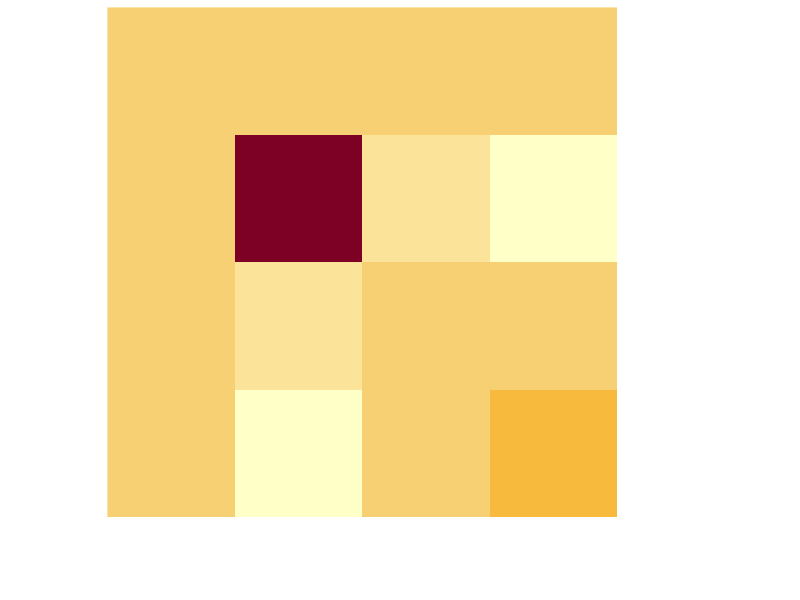

This chart was generated by the following R code: (Note: this script raises an error after producing the figure.)
set.seed(123)
p <-4
k <- 2
n <- 3
lambda1 <- 1:4
lambda2 <- sample(1:4, 4, replace = F)
lambda3 <- sample(1:4, 4, replace = F)
lambda <- rbind(lambda1, lambda2, lambda3)
gamma_true <- svd(matrix(rnorm(p^2), p, p))$u[,1:k]

# CPCs
png(filename="demonstration/cpc1.png")
heatmap(gamma_true[,1] %*% t(gamma_true[,1]), Colv = NA, Rowv = NA, scale = "none", revC = T, cexRow = NA, cexCol = NA)
dev.off()

png(filename="demonstration/cpc2.png")
heatmap(gamma_true[,2] %*% t(gamma_true[,2]), Colv = NA, Rowv = NA, scale = "none", revC = T, cexRow = NA, cexCol = NA)
dev.off()

# subject 1
nCPC1 <- gramSchmidt(cbind(gamma_true, matrix(rnorm(p*(p-k)), p, p-k)))$Q[,(k+1):p]
png(filename="demonstration/ncpc1-1.png")
heatmap(nCPC1[,1] %*% t(nCPC1[,1]), Colv = NA, Rowv = NA, scale = "none", revC = T, cexRow = NA, cexCol = NA)
dev.off()
png(filename="demonstration/ncpc1-2.png")
heatmap(nCPC1[,2] %*% t(nCPC1[,2]), Colv = NA, Rowv = NA, scale = "none", revC = T, cexRow = NA, cexCol = NA)
dev.off()
png(filename="demonstration/ncpc1.png")
heatmap(nCPC1 %*% diag(lambda1[(k+1):p], nrow = p-k) %*% t(nCPC1), Colv = NA, Rowv = NA, scale = "none", revC = T, cexRow = NA, cexCol = NA)
dev.off()
cov1 <- gamma_true %*% diag(lambda1[1:k], nrow = k) %*% t(gamma_true) +
  nCPC1 %*% diag(lambda1[(k+1):p], nrow = p-k) %*% t(nCPC1)
png(filename="demonstration/cov1.png")
heatmap(cov1, Colv = NA, Rowv = NA, scale = "none", revC = T, cexRow = NA, cexCol = NA)
dev.off()

# subject 2
nCPC2 <- gramSchmidt(cbind(gamma_true, matrix(rnorm(p*(p-k)), p, p-k)))$Q[,(k+1):p]
png(filename="demonstration/ncpc2-1.png")
heatmap(nCPC2[,1] %*% t(nCPC2[,1]), Colv = NA, Rowv = NA, scale = "none", revC = T, cexRow = NA, cexCol = NA)
dev.off()
png(filename="demonstration/ncpc2-2.png")
heatmap(nCPC2[,2] %*% t(nCPC2[,2]), Colv = NA, Rowv = NA, scale = "none", revC = T, cexRow = NA, cexCol = NA)
dev.off()
png(filename="demonstration/nCPC2.png")
heatmap(nCPC2 %*% diag(lambda2[(k+1):p], nrow = p-k) %*% t(nCPC2), Colv = NA, Rowv = NA, scale = "none", revC = T, cexRow = NA, cexCol = NA)
dev.off()
cov2 <- gamma_true %*% diag(lambda2[1:k], nrow = k) %*% t(gamma_true) +
  nCPC2 %*% diag(lambda2[(k+1):p], nrow = p-k) %*% t(nCPC2)
png(filename="demonstration/cov2.png")
heatmap(cov2, Colv = NA, Rowv = NA, scale = "none", revC = T, cexRow = NA, cexCol = NA)
dev.off()

# subject 3
nCPC3 <- gramSchmidt(cbind(gamma_true, matrix(rnorm(p*(p-k)), p, p-k)))$Q[,(k+1):p]
png(filename="demonstration/nCPC3-1.png")
heatmap(nCPC3[,1] %*% t(nCPC3[,1]), Colv = NA, Rowv = NA, scale = "none", revC = T, cexRow = NA, cexCol = NA)
dev.off()
png(filename="demonstration/nCPC3-2.png")
heatmap(nCPC3[,2] %*% t(nCPC3[,2]), Colv = NA, Rowv = NA, scale = "none", revC = T, cexRow = NA, cexCol = NA)
dev.off()
png(filename="demonstration/nCPC3.png")
heatmap(nCPC3 %*% diag(lambda3[(k+1):p], nrow = p-k) %*% t(nCPC3), Colv = NA, Rowv = NA, scale = "none", revC = T, cexRow = NA, cexCol = NA)
dev.off()
cov3 <- gamma_true %*% diag(lambda3[1:k], nrow = k) %*% t(gamma_true) +
  nCPC3 %*% diag(lambda3[(k+1):p], nrow = p-k) %*% t(nCPC3)
png(filename="demonstration/cov3.png")
heatmap(cov3, Colv = NA, Rowv = NA, scale = "none", revC = T, cexRow = NA, cexCol = NA)
dev.off()


